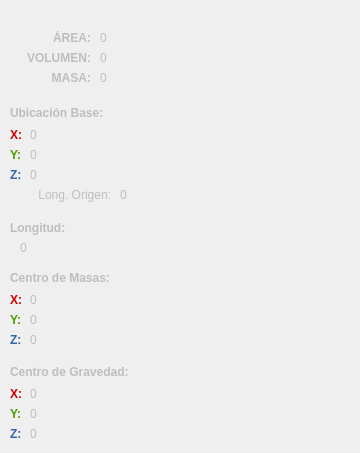
   <widget class="QWidget" name="basicos">
    <property name="enabled">
     <bool>false</bool>
    </property>
    <attribute name="title">
     <string>Básica</string>
    </attribute>
    <widget class="QLabel" name="etArea">
     <property name="geometry">
      <rect>
       <x>10</x>
       <y>30</y>
       <width>81</width>
       <height>17</height>
      </rect>
     </property>
     <property name="text">
      <string>&lt;html&gt;&lt;head/&gt;&lt;body&gt;&lt;p&gt;&lt;span style=&quot; font-weight:600;&quot;&gt;ÁREA:&lt;/span&gt;&lt;/p&gt;&lt;/body&gt;&lt;/html&gt;</string>
     </property>
     <property name="textFormat">
      <enum>Qt::RichText</enum>
     </property>
     <property name="alignment">
      <set>Qt::AlignRight|Qt::AlignTrailing|Qt::AlignVCenter</set>
     </property>
     <property name="textInteractionFlags">
      <set>Qt::LinksAccessibleByMouse|Qt::TextSelectableByKeyboard|Qt::TextSelectableByMouse</set>
     </property>
    </widget>
    <widget class="QLabel" name="volumen">
     <property name="geometry">
      <rect>
       <x>100</x>
       <y>50</y>
       <width>251</width>
       <height>17</height>
      </rect>
     </property>
     <property name="text">
      <string>0</string>
     </property>
     <property name="textInteractionFlags">
      <set>Qt::LinksAccessibleByMouse|Qt::TextSelectableByKeyboard|Qt::TextSelectableByMouse</set>
     </property>
    </widget>
    <widget class="QLabel" name="area">
     <property name="enabled">
      <bool>false</bool>
     </property>
     <property name="geometry">
      <rect>
       <x>100</x>
       <y>30</y>
       <width>251</width>
       <height>17</height>
      </rect>
     </property>
     <property name="text">
      <string>0</string>
     </property>
     <property name="textInteractionFlags">
      <set>Qt::LinksAccessibleByMouse|Qt::TextSelectableByKeyboard|Qt::TextSelectableByMouse</set>
     </property>
    </widget>
    <widget class="QLabel" name="etVolumen">
     <property name="geometry">
      <rect>
       <x>10</x>
       <y>50</y>
       <width>81</width>
       <height>17</height>
      </rect>
     </property>
     <property name="text">
      <string>&lt;html&gt;&lt;head/&gt;&lt;body&gt;&lt;p&gt;&lt;span style=&quot; font-weight:600;&quot;&gt;VOLUMEN:&lt;/span&gt;&lt;/p&gt;&lt;/body&gt;&lt;/html&gt;</string>
     </property>
     <property name="textFormat">
      <enum>Qt::RichText</enum>
     </property>
     <property name="alignment">
      <set>Qt::AlignRight|Qt::AlignTrailing|Qt::AlignVCenter</set>
     </property>
     <property name="textInteractionFlags">
      <set>Qt::LinksAccessibleByMouse|Qt::TextSelectableByKeyboard|Qt::TextSelectableByMouse</set>
     </property>
    </widget>
    <widget class="QLabel" name="etUbicacion">
     <property name="geometry">
      <rect>
       <x>10</x>
       <y>105</y>
       <width>121</width>
       <height>17</height>
      </rect>
     </property>
     <property name="text">
      <string>&lt;html&gt;&lt;head/&gt;&lt;body&gt;&lt;p&gt;&lt;span style=&quot; font-weight:600;&quot;&gt;Ubicación Base:&lt;/span&gt;&lt;/p&gt;&lt;/body&gt;&lt;/html&gt;</string>
     </property>
     <property name="textFormat">
      <enum>Qt::RichText</enum>
     </property>
     <property name="textInteractionFlags">
      <set>Qt::LinksAccessibleByMouse|Qt::TextSelectableByKeyboard|Qt::TextSelectableByMouse</set>
     </property>
    </widget>
    <widget class="QLabel" name="ubx">
     <property name="geometry">
      <rect>
       <x>30</x>
       <y>125</y>
       <width>311</width>
       <height>20</height>
      </rect>
     </property>
     <property name="text">
      <string>0</string>
     </property>
     <property name="textInteractionFlags">
      <set>Qt::LinksAccessibleByMouse|Qt::TextSelectableByKeyboard|Qt::TextSelectableByMouse</set>
     </property>
    </widget>
    <widget class="QLabel" name="etUbx">
     <property name="geometry">
      <rect>
       <x>10</x>
       <y>125</y>
       <width>16</width>
       <height>20</height>
      </rect>
     </property>
     <property name="text">
      <string>&lt;html&gt;&lt;head/&gt;&lt;body&gt;&lt;p&gt;&lt;span style=&quot; font-weight:600; color:#cc0000;&quot;&gt;X:&lt;/span&gt;&lt;/p&gt;&lt;/body&gt;&lt;/html&gt;</string>
     </property>
     <property name="textFormat">
      <enum>Qt::RichText</enum>
     </property>
     <property name="textInteractionFlags">
      <set>Qt::LinksAccessibleByMouse|Qt::TextSelectableByKeyboard|Qt::TextSelectableByMouse</set>
     </property>
    </widget>
    <widget class="QLabel" name="ubz">
     <property name="geometry">
      <rect>
       <x>30</x>
       <y>165</y>
       <width>311</width>
       <height>20</height>
      </rect>
     </property>
     <property name="text">
      <string>0</string>
     </property>
     <property name="textInteractionFlags">
      <set>Qt::LinksAccessibleByMouse|Qt::TextSelectableByKeyboard|Qt::TextSelectableByMouse</set>
     </property>
    </widget>
    <widget class="QLabel" name="etUby">
     <property name="geometry">
      <rect>
       <x>10</x>
       <y>145</y>
       <width>16</width>
       <height>20</height>
      </rect>
     </property>
     <property name="text">
      <string>&lt;html&gt;&lt;head/&gt;&lt;body&gt;&lt;p&gt;&lt;span style=&quot; font-weight:600; color:#4e9a06;&quot;&gt;Y:&lt;/span&gt;&lt;/p&gt;&lt;/body&gt;&lt;/html&gt;</string>
     </property>
     <property name="textFormat">
      <enum>Qt::RichText</enum>
     </property>
     <property name="textInteractionFlags">
      <set>Qt::LinksAccessibleByMouse|Qt::TextSelectableByKeyboard|Qt::TextSelectableByMouse</set>
     </property>
    </widget>
    <widget class="QLabel" name="uby">
     <property name="geometry">
      <rect>
       <x>30</x>
       <y>145</y>
       <width>311</width>
       <height>20</height>
      </rect>
     </property>
     <property name="text">
      <string>0</string>
     </property>
     <property name="textInteractionFlags">
      <set>Qt::LinksAccessibleByMouse|Qt::TextSelectableByKeyboard|Qt::TextSelectableByMouse</set>
     </property>
    </widget>
    <widget class="QLabel" name="etUbz">
     <property name="geometry">
      <rect>
       <x>10</x>
       <y>165</y>
       <width>16</width>
       <height>20</height>
      </rect>
     </property>
     <property name="text">
      <string>&lt;html&gt;&lt;head/&gt;&lt;body&gt;&lt;p&gt;&lt;span style=&quot; font-weight:600; color:#3465a4;&quot;&gt;Z:&lt;/span&gt;&lt;/p&gt;&lt;/body&gt;&lt;/html&gt;</string>
     </property>
     <property name="textFormat">
      <enum>Qt::RichText</enum>
     </property>
     <property name="textInteractionFlags">
      <set>Qt::LinksAccessibleByMouse|Qt::TextSelectableByKeyboard|Qt::TextSelectableByMouse</set>
     </property>
    </widget>
    <widget class="QLabel" name="etUblon">
     <property name="geometry">
      <rect>
       <x>10</x>
       <y>185</y>
       <width>101</width>
       <height>20</height>
      </rect>
     </property>
     <property name="text">
      <string>Long. Origen:</string>
     </property>
     <property name="alignment">
      <set>Qt::AlignRight|Qt::AlignTrailing|Qt::AlignVCenter</set>
     </property>
     <property name="textInteractionFlags">
      <set>Qt::LinksAccessibleByMouse|Qt::TextSelectableByKeyboard|Qt::TextSelectableByMouse</set>
     </property>
    </widget>
    <widget class="QLabel" name="lonBase">
     <property name="geometry">
      <rect>
       <x>120</x>
       <y>185</y>
       <width>231</width>
       <height>20</height>
      </rect>
     </property>
     <property name="text">
      <string>0</string>
     </property>
     <property name="textInteractionFlags">
      <set>Qt::LinksAccessibleByMouse|Qt::TextSelectableByKeyboard|Qt::TextSelectableByMouse</set>
     </property>
    </widget>
    <widget class="QLabel" name="etLon">
     <property name="geometry">
      <rect>
       <x>10</x>
       <y>220</y>
       <width>161</width>
       <height>17</height>
      </rect>
     </property>
     <property name="text">
      <string>&lt;html&gt;&lt;head/&gt;&lt;body&gt;&lt;p&gt;&lt;span style=&quot; font-weight:600;&quot;&gt;Longitud:&lt;/span&gt;&lt;/p&gt;&lt;/body&gt;&lt;/html&gt;</string>
     </property>
     <property name="textFormat">
      <enum>Qt::RichText</enum>
     </property>
     <property name="alignment">
      <set>Qt::AlignLeading|Qt::AlignLeft|Qt::AlignVCenter</set>
     </property>
     <property name="textInteractionFlags">
      <set>Qt::LinksAccessibleByMouse|Qt::TextSelectableByKeyboard|Qt::TextSelectableByMouse</set>
     </property>
    </widget>
    <widget class="QLabel" name="longitud">
     <property name="geometry">
      <rect>
       <x>20</x>
       <y>238</y>
       <width>321</width>
       <height>20</height>
      </rect>
     </property>
     <property name="text">
      <string>0</string>
     </property>
     <property name="textInteractionFlags">
      <set>Qt::LinksAccessibleByMouse|Qt::TextSelectableByKeyboard|Qt::TextSelectableByMouse</set>
     </property>
    </widget>
    <widget class="QLabel" name="etCMasas">
     <property name="geometry">
      <rect>
       <x>10</x>
       <y>270</y>
       <width>221</width>
       <height>17</height>
      </rect>
     </property>
     <property name="text">
      <string>&lt;html&gt;&lt;head/&gt;&lt;body&gt;&lt;p&gt;&lt;span style=&quot; font-weight:600;&quot;&gt;Centro de Masas:&lt;/span&gt;&lt;/p&gt;&lt;/body&gt;&lt;/html&gt;</string>
     </property>
     <property name="textFormat">
      <enum>Qt::RichText</enum>
     </property>
     <property name="textInteractionFlags">
      <set>Qt::LinksAccessibleByMouse|Qt::TextSelectableByKeyboard|Qt::TextSelectableByMouse</set>
     </property>
    </widget>
    <widget class="QLabel" name="etCmz">
     <property name="geometry">
      <rect>
       <x>10</x>
       <y>330</y>
       <width>16</width>
       <height>20</height>
      </rect>
     </property>
     <property name="text">
      <string>&lt;html&gt;&lt;head/&gt;&lt;body&gt;&lt;p&gt;&lt;span style=&quot; font-weight:600; color:#3465a4;&quot;&gt;Z:&lt;/span&gt;&lt;/p&gt;&lt;/body&gt;&lt;/html&gt;</string>
     </property>
     <property name="textFormat">
      <enum>Qt::RichText</enum>
     </property>
     <property name="textInteractionFlags">
      <set>Qt::LinksAccessibleByMouse|Qt::TextSelectableByKeyboard|Qt::TextSelectableByMouse</set>
     </property>
    </widget>
    <widget class="QLabel" name="cmz">
     <property name="geometry">
      <rect>
       <x>30</x>
       <y>330</y>
       <width>311</width>
       <height>20</height>
      </rect>
     </property>
     <property name="text">
      <string>0</string>
     </property>
     <property name="textInteractionFlags">
      <set>Qt::LinksAccessibleByMouse|Qt::TextSelectableByKeyboard|Qt::TextSelectableByMouse</set>
     </property>
    </widget>
    <widget class="QLabel" name="etCmx">
     <property name="geometry">
      <rect>
       <x>10</x>
       <y>290</y>
       <width>16</width>
       <height>20</height>
      </rect>
     </property>
     <property name="text">
      <string>&lt;html&gt;&lt;head/&gt;&lt;body&gt;&lt;p&gt;&lt;span style=&quot; font-weight:600; color:#cc0000;&quot;&gt;X:&lt;/span&gt;&lt;/p&gt;&lt;/body&gt;&lt;/html&gt;</string>
     </property>
     <property name="textFormat">
      <enum>Qt::RichText</enum>
     </property>
     <property name="textInteractionFlags">
      <set>Qt::LinksAccessibleByMouse|Qt::TextSelectableByKeyboard|Qt::TextSelectableByMouse</set>
     </property>
    </widget>
    <widget class="QLabel" name="etCmy">
     <property name="geometry">
      <rect>
       <x>10</x>
       <y>310</y>
       <width>16</width>
       <height>20</height>
      </rect>
     </property>
     <property name="text">
      <string>&lt;html&gt;&lt;head/&gt;&lt;body&gt;&lt;p&gt;&lt;span style=&quot; font-weight:600; color:#4e9a06;&quot;&gt;Y:&lt;/span&gt;&lt;/p&gt;&lt;/body&gt;&lt;/html&gt;</string>
     </property>
     <property name="textFormat">
      <enum>Qt::RichText</enum>
     </property>
     <property name="textInteractionFlags">
      <set>Qt::LinksAccessibleByMouse|Qt::TextSelectableByKeyboard|Qt::TextSelectableByMouse</set>
     </property>
    </widget>
    <widget class="QLabel" name="cmy">
     <property name="geometry">
      <rect>
       <x>30</x>
       <y>310</y>
       <width>311</width>
       <height>20</height>
      </rect>
     </property>
     <property name="text">
      <string>0</string>
     </property>
     <property name="textInteractionFlags">
      <set>Qt::LinksAccessibleByMouse|Qt::TextSelectableByKeyboard|Qt::TextSelectableByMouse</set>
     </property>
    </widget>
    <widget class="QLabel" name="cmx">
     <property name="geometry">
      <rect>
       <x>30</x>
       <y>290</y>
       <width>311</width>
       <height>20</height>
      </rect>
     </property>
     <property name="text">
      <string>0</string>
     </property>
     <property name="textInteractionFlags">
      <set>Qt::LinksAccessibleByMouse|Qt::TextSelectableByKeyboard|Qt::TextSelectableByMouse</set>
     </property>
    </widget>
    <widget class="QLabel" name="etCgx">
     <property name="geometry">
      <rect>
       <x>10</x>
       <y>384</y>
       <width>16</width>
       <height>20</height>
      </rect>
     </property>
     <property name="text">
      <string>&lt;html&gt;&lt;head/&gt;&lt;body&gt;&lt;p&gt;&lt;span style=&quot; font-weight:600; color:#cc0000;&quot;&gt;X:&lt;/span&gt;&lt;/p&gt;&lt;/body&gt;&lt;/html&gt;</string>
     </property>
     <property name="textFormat">
      <enum>Qt::RichText</enum>
     </property>
     <property name="textInteractionFlags">
      <set>Qt::LinksAccessibleByMouse|Qt::TextSelectableByKeyboard|Qt::TextSelectableByMouse</set>
     </property>
    </widget>
    <widget class="QLabel" name="cgy">
     <property name="geometry">
      <rect>
       <x>30</x>
       <y>404</y>
       <width>311</width>
       <height>20</height>
      </rect>
     </property>
     <property name="text">
      <string>0</string>
     </property>
     <property name="textInteractionFlags">
      <set>Qt::LinksAccessibleByMouse|Qt::TextSelectableByKeyboard|Qt::TextSelectableByMouse</set>
     </property>
    </widget>
    <widget class="QLabel" name="cgz">
     <property name="geometry">
      <rect>
       <x>30</x>
       <y>424</y>
       <width>311</width>
       <height>20</height>
      </rect>
     </property>
     <property name="text">
      <string>0</string>
     </property>
     <property name="textInteractionFlags">
      <set>Qt::LinksAccessibleByMouse|Qt::TextSelectableByKeyboard|Qt::TextSelectableByMouse</set>
     </property>
    </widget>
    <widget class="QLabel" name="etCgy">
     <property name="geometry">
      <rect>
       <x>10</x>
       <y>404</y>
       <width>16</width>
       <height>20</height>
      </rect>
     </property>
     <property name="text">
      <string>&lt;html&gt;&lt;head/&gt;&lt;body&gt;&lt;p&gt;&lt;span style=&quot; font-weight:600; color:#4e9a06;&quot;&gt;Y:&lt;/span&gt;&lt;/p&gt;&lt;/body&gt;&lt;/html&gt;</string>
     </property>
     <property name="textFormat">
      <enum>Qt::RichText</enum>
     </property>
     <property name="textInteractionFlags">
      <set>Qt::LinksAccessibleByMouse|Qt::TextSelectableByKeyboard|Qt::TextSelectableByMouse</set>
     </property>
    </widget>
    <widget class="QLabel" name="cgx">
     <property name="geometry">
      <rect>
       <x>30</x>
       <y>384</y>
       <width>311</width>
       <height>20</height>
      </rect>
     </property>
     <property name="text">
      <string>0</string>
     </property>
     <property name="textInteractionFlags">
      <set>Qt::LinksAccessibleByMouse|Qt::TextSelectableByKeyboard|Qt::TextSelectableByMouse</set>
     </property>
    </widget>
    <widget class="QLabel" name="etCgz">
     <property name="geometry">
      <rect>
       <x>10</x>
       <y>424</y>
       <width>16</width>
       <height>20</height>
      </rect>
     </property>
     <property name="text">
      <string>&lt;html&gt;&lt;head/&gt;&lt;body&gt;&lt;p&gt;&lt;span style=&quot; font-weight:600; color:#3465a4;&quot;&gt;Z:&lt;/span&gt;&lt;/p&gt;&lt;/body&gt;&lt;/html&gt;</string>
     </property>
     <property name="textFormat">
      <enum>Qt::RichText</enum>
     </property>
     <property name="textInteractionFlags">
      <set>Qt::LinksAccessibleByMouse|Qt::TextSelectableByKeyboard|Qt::TextSelectableByMouse</set>
     </property>
    </widget>
    <widget class="QLabel" name="etCg">
     <property name="geometry">
      <rect>
       <x>10</x>
       <y>364</y>
       <width>221</width>
       <height>17</height>
      </rect>
     </property>
     <property name="text">
      <string>&lt;html&gt;&lt;head/&gt;&lt;body&gt;&lt;p&gt;&lt;span style=&quot; font-weight:600;&quot;&gt;Centro de Gravedad:&lt;/span&gt;&lt;/p&gt;&lt;/body&gt;&lt;/html&gt;</string>
     </property>
     <property name="textFormat">
      <enum>Qt::RichText</enum>
     </property>
     <property name="textInteractionFlags">
      <set>Qt::LinksAccessibleByMouse|Qt::TextSelectableByKeyboard|Qt::TextSelectableByMouse</set>
     </property>
    </widget>
    <widget class="QLabel" name="etMasa">
     <property name="geometry">
      <rect>
       <x>10</x>
       <y>70</y>
       <width>81</width>
       <height>17</height>
      </rect>
     </property>
     <property name="text">
      <string>&lt;html&gt;&lt;head/&gt;&lt;body&gt;&lt;p&gt;&lt;span style=&quot; font-weight:600;&quot;&gt;MASA:&lt;/span&gt;&lt;/p&gt;&lt;/body&gt;&lt;/html&gt;</string>
     </property>
     <property name="textFormat">
      <enum>Qt::RichText</enum>
     </property>
     <property name="alignment">
      <set>Qt::AlignRight|Qt::AlignTrailing|Qt::AlignVCenter</set>
     </property>
     <property name="textInteractionFlags">
      <set>Qt::LinksAccessibleByMouse|Qt::TextSelectableByKeyboard|Qt::TextSelectableByMouse</set>
     </property>
    </widget>
    <widget class="QLabel" name="masa">
     <property name="geometry">
      <rect>
       <x>100</x>
       <y>70</y>
       <width>251</width>
       <height>17</height>
      </rect>
     </property>
     <property name="text">
      <string>0</string>
     </property>
     <property name="textInteractionFlags">
      <set>Qt::LinksAccessibleByMouse|Qt::TextSelectableByKeyboard|Qt::TextSelectableByMouse</set>
     </property>
    </widget>
    <widget class="QLabel" name="textoSolido">
     <property name="geometry">
      <rect>
       <x>85</x>
       <y>10</y>
       <width>171</width>
       <height>20</height>
      </rect>
     </property>
     <property name="text">
      <string/>
     </property>
     <property name="alignment">
      <set>Qt::AlignCenter</set>
     </property>
    </widget>
   </widget>
